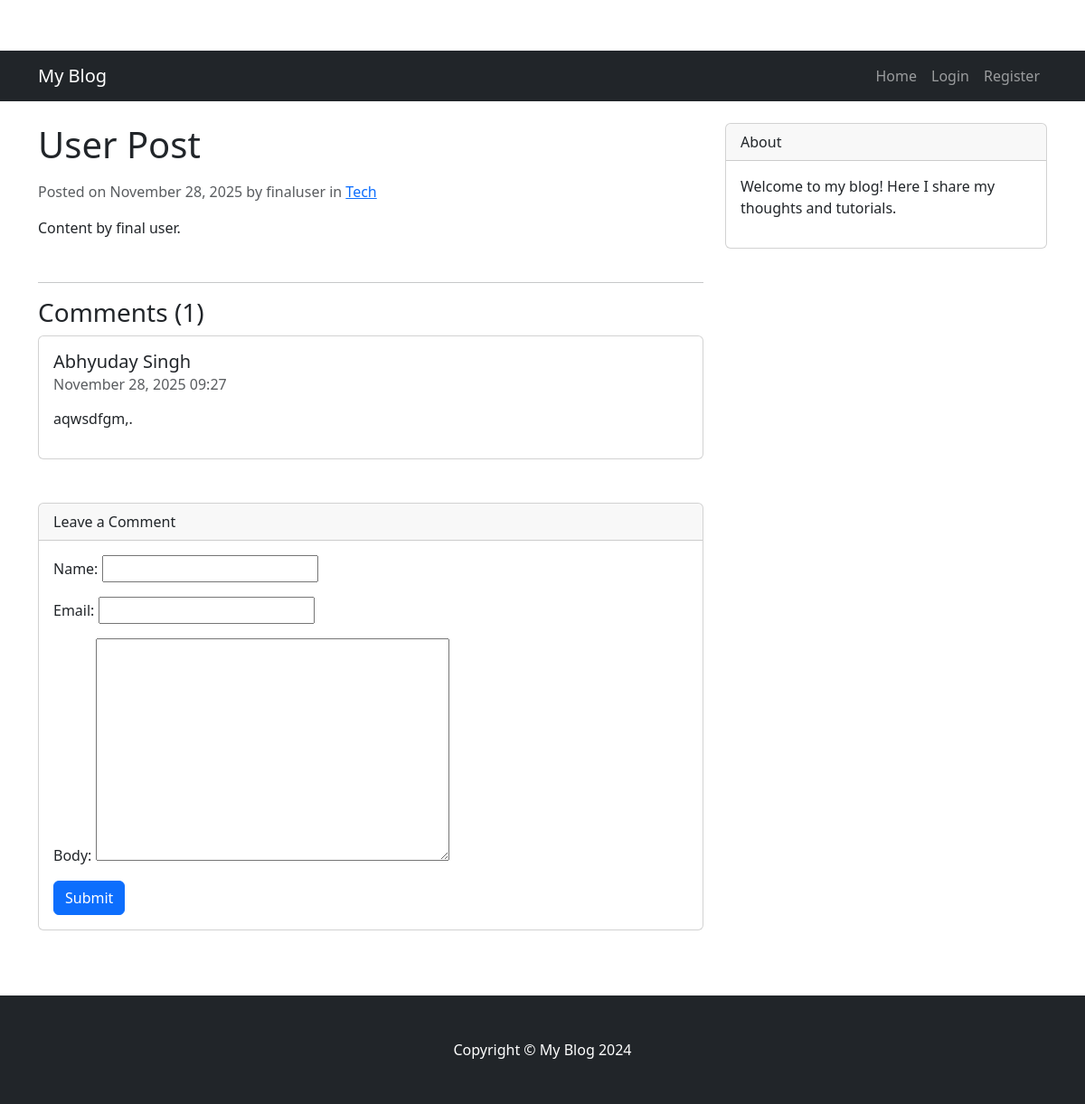
/user-post/, run on the app's committed database.
### blog/models.py (models this page shows, shortened)
class Post(models.Model):
    title = models.CharField(max_length=200)
    slug = models.SlugField(unique=True, blank=True)
    content = models.TextField()
    author = models.ForeignKey(User, on_delete=models.CASCADE)
    category = models.ForeignKey(Category, on_delete=models.SET_NULL, null=True, blank=True)
    image = models.ImageField(upload_to='posts/', blank=True, null=True)
    created_at = models.DateTimeField(auto_now_add=True)
    updated_at = models.DateTimeField(auto_now=True)

class Category(models.Model):
    name = models.CharField(max_length=100)
    slug = models.SlugField(unique=True, blank=True)
    class Meta:
        verbose_name_plural = "Categories"

class Comment(models.Model):
    post = models.ForeignKey(Post, on_delete=models.CASCADE, related_name='comments')
    name = models.CharField(max_length=80)
    email = models.EmailField()
    body = models.TextField()
    created_at = models.DateTimeField(auto_now_add=True)
    active = models.BooleanField(default=True)
    class Meta:
        ordering = ['created_at']

### blog/views.py (the view)
# urls.py: path('<slug:slug>/', views.post_detail, name='post_detail'),
def post_detail(request, slug):
    template_name = 'blog/post_detail.html'
    post = get_object_or_404(Post, slug=slug)
    comments = post.comments.filter(active=True)
    new_comment = None
    if request.method == 'POST':
        comment_form = CommentForm(data=request.POST)
        if comment_form.is_valid():
            new_comment = comment_form.save(commit=False)
            new_comment.post = post
            new_comment.save()
            return redirect('post_detail', slug=post.slug)
    else:
        comment_form = CommentForm()
    return render(request, template_name, {
        'post': post,
        'comments': comments,
        'new_comment': new_comment,
        'comment_form': comment_form
    })

### blog/forms.py
class CommentForm(forms.ModelForm):
    class Meta:
        model = Comment
        fields = ('name', 'email', 'body')

### templates/blog/post_detail.html (shortened to what this page needs)
{% extends 'base.html' %}
{% load crispy_forms_tags %}
{% block content %}
<article>
    <h1 class="mb-3">{{ post.title }}</h1>
    <div class="text-muted mb-3">
        Posted on {{ post.created_at|date:"F d, Y" }} by {{ post.author }}
        {% if post.category %}
        in <a href="{% url 'category_list' post.category.slug %}">{{ post.category.name }}</a>
        {% endif %}
    </div>
    <div class="mb-5">
        {{ post.content|linebreaks }}
    </div>
</article>
<hr>
<div class="mb-5">
    <h3>Comments ({{ comments.count }})</h3>
    {% for comment in comments %}
    <div class="card mb-3">
        <div class="card-body">
            <h5 class="card-title">{{ comment.name }}</h5>
            <h6 class="card-subtitle mb-2 text-muted">{{ comment.created_at|date:"F d, Y H:i" }}</h6>
            <p class="card-text">{{ comment.body|linebreaks }}</p>
        </div>
    </div>
    {% empty %}
    <p>No comments yet.</p>
    {% endfor %}
</div>
<div class="card mb-4">
    <div class="card-header">Leave a Comment</div>
    <div class="card-body">
        {% if new_comment %}
        <div class="alert alert-success" role="alert">
            Your comment is awaiting moderation.
        </div>
        {% else %}
        <form method="post">
            {{ comment_form.as_p }}
            <button type="submit" class="btn btn-primary">Submit</button>
        </form>
        {% endif %}
    </div>
</div>
{% endblock %}

### static/css/style.css (style rules this page uses)
body { padding-top: 56px; }

### data on the page
Post: title "User Post", created_at "November 28, 2025", author "finaluser", category.name "Tech", content "Content by final user."
Comment: name "Abhyuday Singh", created_at "November 28, 2025 09:27", body "aqwsdfgm,."

### other printed values
{{ comments.count }} "1"
